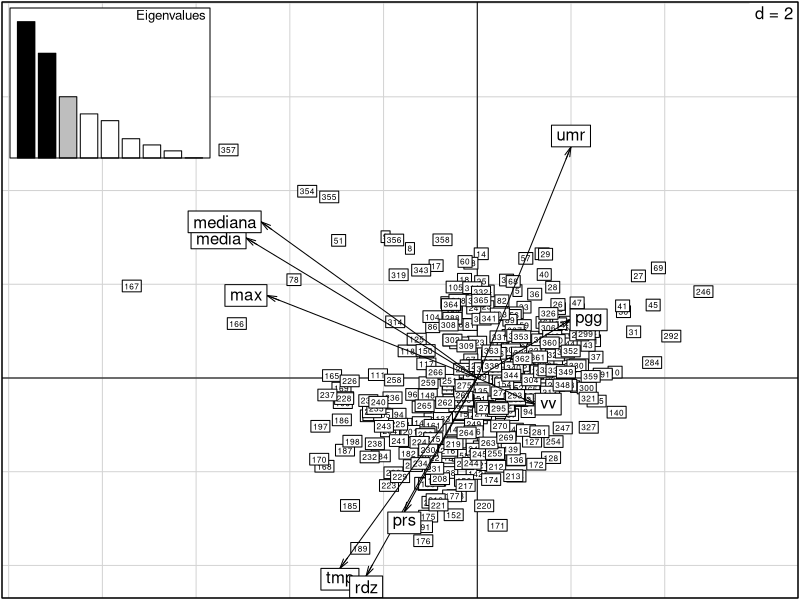
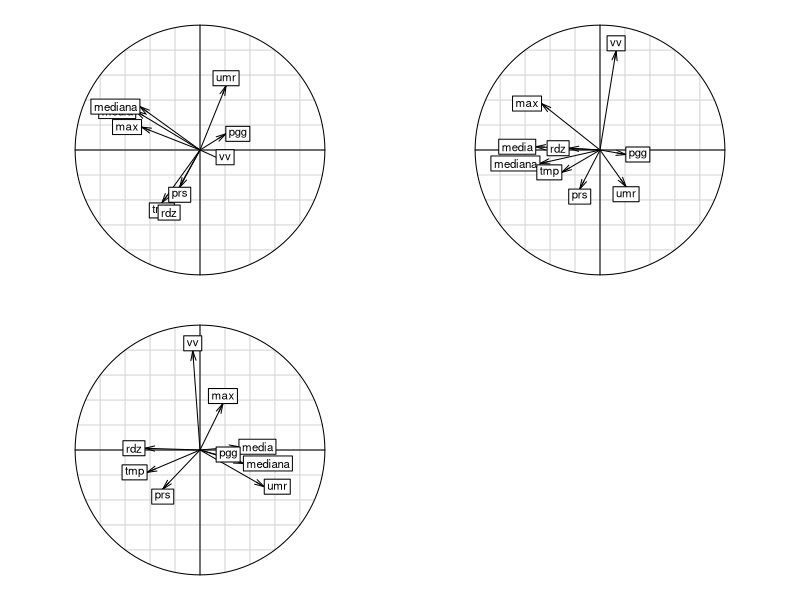
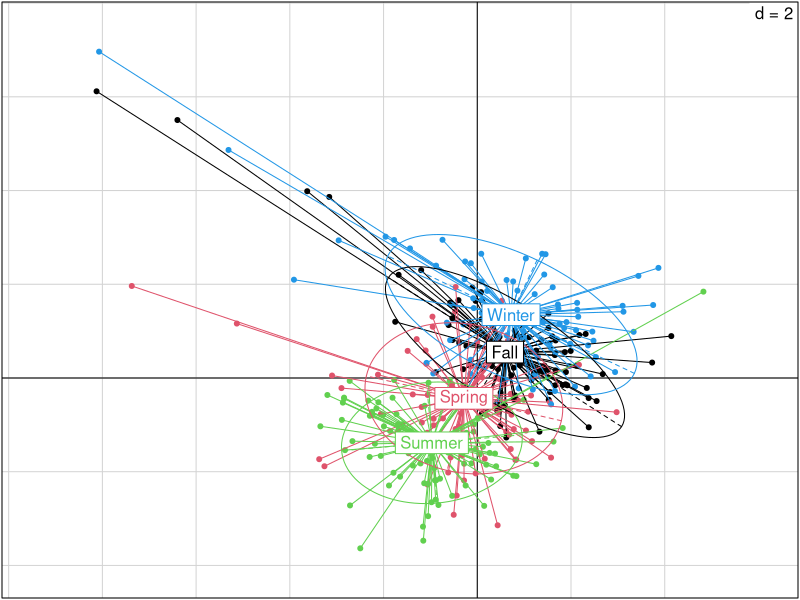
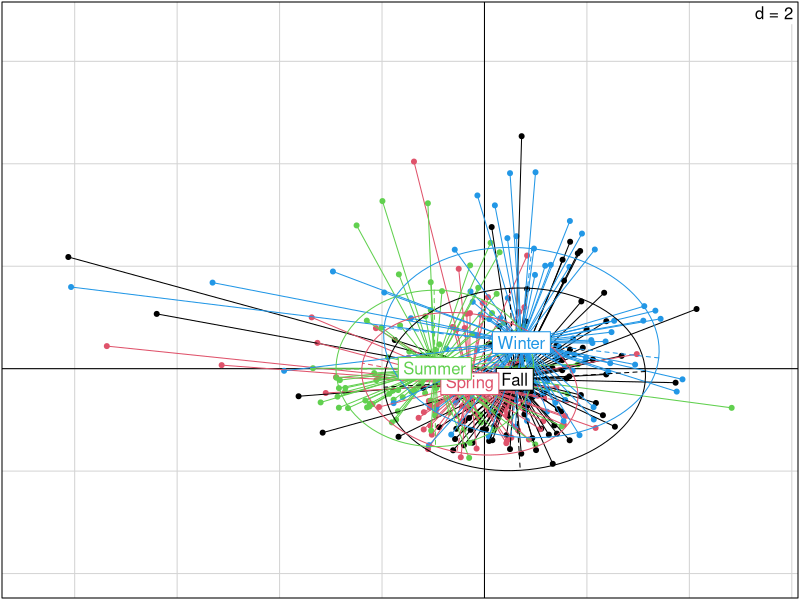
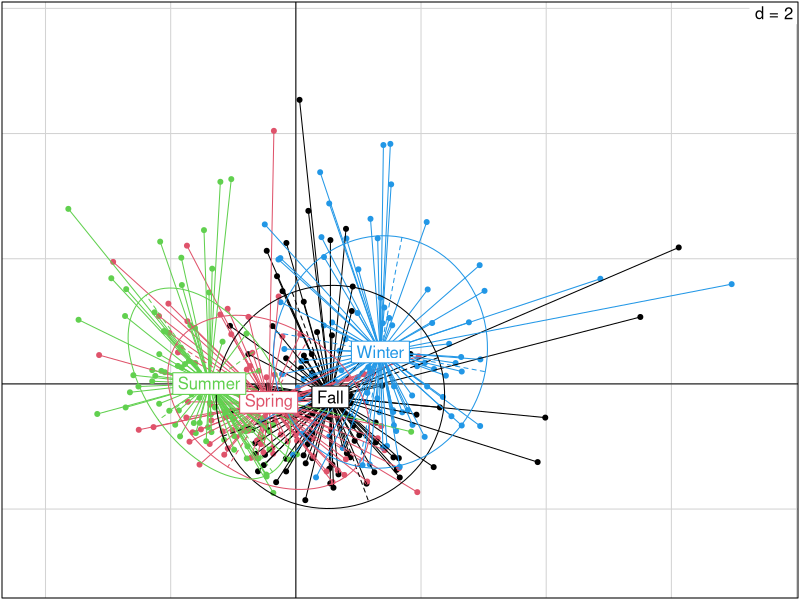
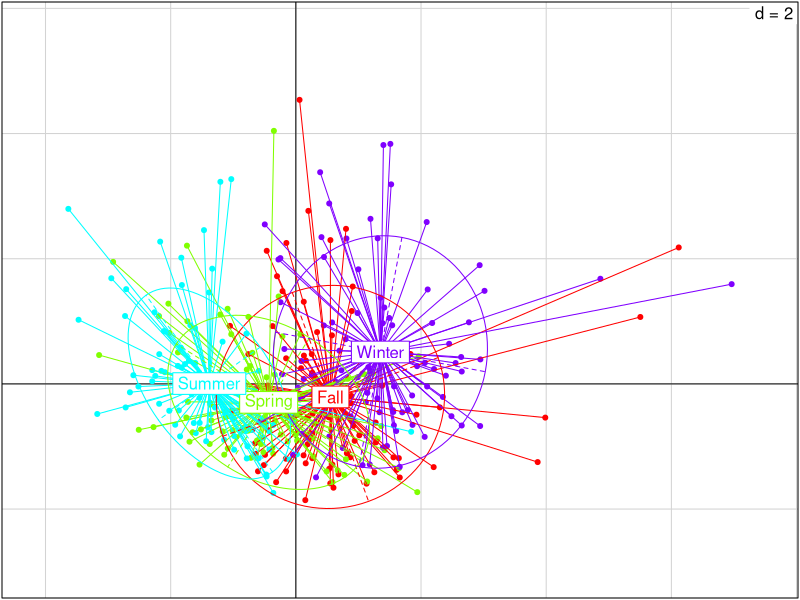
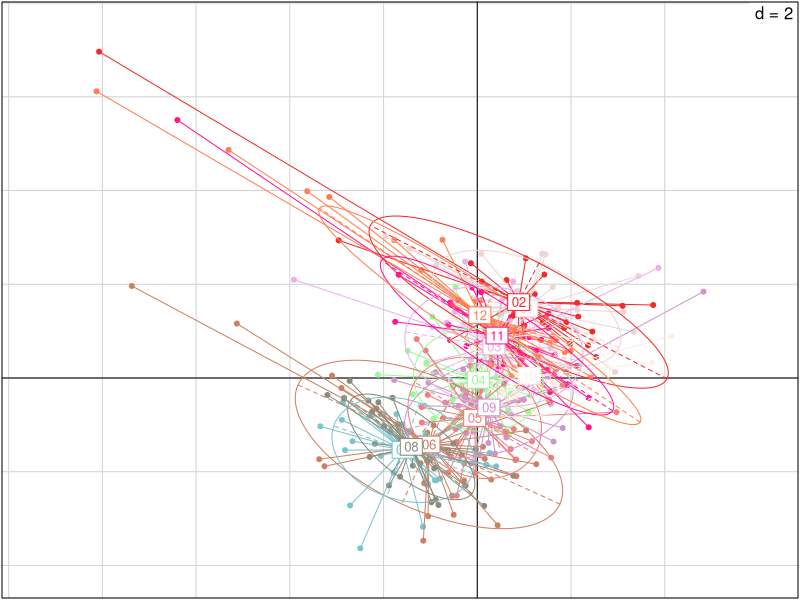
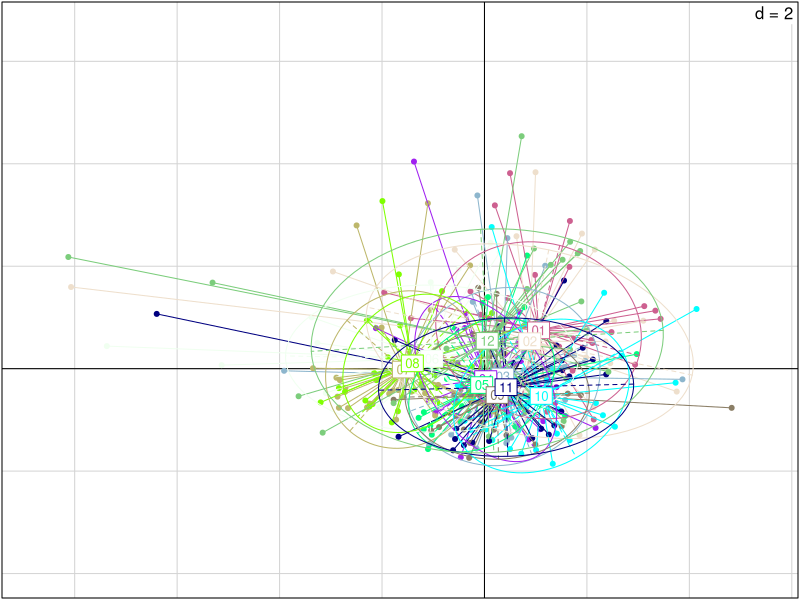

Write R code to recreate these figures, in order. (Note: this script raises an error after producing the figures.)
#setto la WD ----
pm10 <- read.csv2("data/pm2010.csv", dec = ".")

#questo è un pacchetto di pacchetti. Contiene molti pacchetti utili :-)
#install.packages("tidyverse")

library(tidyr)
#creO variabile per anno, giorno, mese
pm10_a <- separate(pm10, col = "data", into = c("anno","mese","giorno"), sep = "-")

pm10_a$mese2 <- as.numeric(pm10_a$mese)

str(pm10_a)        

pm10_a$mese2


pm10_a$giorno2 <- as.numeric(pm10_a$giorno)
str(pm10_a)
# stagioni: primavera (21-03 / 20-06), estate (21-06/22-09), autunno (23-09 /21-12)
# inverno(22-12/20-03)

#divido in stagioni ----
getSeason <- function(DATES) {
  WS <- as.Date("2010-12-22", format = "%Y-%m-%d") # Winter Solstice
  SE <- as.Date("2010-3-21",  format = "%Y-%m-%d") # Spring Equinox
  SS <- as.Date("2010-6-21",  format = "%Y-%m-%d") # Summer Solstice
  FE <- as.Date("2010-9-23",  format = "%Y-%m-%d") # Fall Equinox
  d <- as.Date(strftime(DATES, format="2010-%m-%d"))
  
  ifelse (d >= WS | d < SE, "Winter",
          ifelse (d >= SE & d < SS, "Spring",
                  ifelse (d >= SS & d < FE, "Summer", "Fall")))
}


k <- getSeason(pm10$data)



pm10_a$Stagione<- k

table(pm10_a$Stagione)


summary(pm10_a)

### PCA ANALYSIS ----
require(ade4)
names(pm10_a)

#estraggo da pm10 solo le variabili numeriche da inserire nella PCA escludendo giorno mese e anno che sono da considerarsi factors
data_pca <- pm10_a[,c(1:9)]

# con nf = 3 gli stò dicendo di tenere tre assi
pcapm <- dudi.pca(data_pca, scannf = FALSE, nf = 3)

#faccio il biplot, cos'è clab.row?
# clab.row serve a gestire la grandezza dei quadratini delle osservazioni
# clab.col invece controlla le variabili
scatter(pcapm, clab.row = 0.5)


#valori dei punteggi per le variabili
pcapm$c1

# CARATTERIZZIAMO GLI ASSI
# se vedi come ci si aspetta mediana media e max stanno insieme perchè sono molto correlati e vanno tutti sulla prima componente
# sulla seconda ci vanno i fattori ambientali tmp, umr, rdz, pgg e prs. Solo che tmp, prs e rdz hanno correlazione negativa rispetto
# a umr  e pgg [pgg è al limite. ha un punteggio abbastanza basso]
# sulla terza si prende tutto il vento

#cerchio di correlazione, i punteggi delle varibili sono plottati su una circonferenza di raggio unitario
par(mfrow = c(2,2))
s.corcircle(pcapm$c1, xax = 1, yax = 2) #plotto prima e seconda
s.corcircle(pcapm$c1, xax = 1, yax = 3) #plotto prima e terza
s.corcircle(pcapm$c1, xax = 2, yax = 3) #plotto seconda e terza

#calcolo gli autovalori
pcapm$eig / sum(pcapm$eig) 

#calcolo la somma cumilata degli autovalori
cumsum(pcapm$eig / sum(pcapm$eig)) # con i primi tre assi spiego circa il 70% che non è male


# da cosa lo capisci??? perchè il 3° dice 0.71?
# gli autovalori corrispondono alla quantità di variabilità spiegata lungo quella direzione (autovettore)
# se divido ogni singolo autovalore per la somma di tutti gli autovalori (riga 80) ottengo la % che ogni 
#singola componente spiega. Facendo la somma cumulata (riga 83) non faccio altro che:
# 1c , 1c + 2c, 1c + 2c + 3c. La somma di tutte chiaramente mi darà 100 (o meglio 1)
# quindi in questo modo io so che tenedo le prime tre componenti io riesco a vedere il 71% dell'informazione presente
#nel mio dataset

#vediamo adesso come si comportano le variabili qualitative - lascio a te l'interpretazione!!!!!!
# PCA STAGIONE ----
par(mfrow= c(1,1))
s.class(pcapm$li, factor(pm10_a$Stagione), xax = 1, yax = 2, col = c(1,2,3,4)) 
s.class(pcapm$li, factor(pm10_a$Stagione), xax = 1, yax = 3, col = c(1,2,3,4))
s.class(pcapm$li, factor(pm10_a$Stagione), xax = 2, yax = 3, col = c(1,2,3,4))



s.class(pcapm$li, factor(pm10_a$Stagione), xax = 2, yax = 3, col = rainbow(4)) #se volessi usare la funzione rainbow

#un modo carino per selezionare i colori
color = grDevices::colors()[grep('gr(a|e)y', grDevices::colors(), invert = T)]

# questo comando crea un oggetto che si chiama color che contiene tutti e 433 i colori base di R escluse le scale di grigio
# poi basta fare col = sample(color, n) all'intero di una funzione che usa come argument col
# dove n è il numero di colori che devi utilizzare

#alternativa se 433 colori sono troppi
library(RColorBrewer)
qual_col_pals = brewer.pal.info[brewer.pal.info$category == 'qual',]
col_vector = unlist(mapply(brewer.pal, qual_col_pals$maxcolors, rownames(qual_col_pals)))
# questa funzione produce un vettore di 74 colori

# Interpretazione (la devi fare tu), stai attenta! :
# 1 - come si dispongono le ellissi rispetto alle tre componenti? 
# 2 - ci sono delle direzioni in cui la variazione è più evodente e altre invece dove non sembra esserci?
# 3 - cosa rappresentano le tre componenti?
# 4 - l'asse maggiore delle ellissi su che componente si allinea?
# 5 - che cosa mi racconta quindi il grafico?


#facile dire la devi fare tu gne gne gne gne XD alloraaaa( sto rosicando che l'avevo
#già fatta ma cambiando computer ho fatto un panico... dunque)
# rispondo alle domande per stagioni:

# 1) le ellissi praticamente si sovrappongono rispetto alle componenti, in particolare
# le componenti 1 e 3 , mentre sono trasversali tra 1 e 2 
# 2) se per variazione intendi i picchi, in inverno c'è variazione
# 3) le tre componenti sono la 1a la concentrazione del pm10 la 2a le variabili ambientali, la 3a la velocità del vento
# 4) l'asse maggiore è parallelo alla componente che rappresenta la concentrazione
# 5) essendo così tutte attaccate mi sa che il fattore stagione posso anche non cagarlo
# posso invece indagare su st'inverno che esce fuori dagli schemi no??






# attenta mese ha 12 livelli come factor non 4 come le stagioni se usi solo 4 colori non vedi gli altri mesi
# approfitto per usare la funzione che hai usato prima 

par(mfrow = c(1,1))
s.class(pcapm$li, factor(pm10_a$mese), xax = 1, yax = 2, col = sample(color, 12), clabel = 0.8)
s.class(pcapm$li, factor(pm10_a$mese), xax = 1, yax = 3, col = sample(color, 12), clabel = 0.8)
s.class(pcapm$li, factor(pm10_a$mese), xax = 2, yax = 3, col = sample(color, 12), clabel = 0.8)

# GIORNO ----
# chiaramente dal giorno ci capisci poco perchè stai mischiando periodi diversi dell'anno e la natura se ne frega che è il
# primo o il trenta del mese
s.class(pcapm$li, factor(pm10_a$giorno), xax = 1, yax = 2,col = sample(color, 31))
s.class(pcapm$li, factor(pm10_a$giorno), xax = 1, yax = 3,col = sample(color, 31))
s.class(pcapm$li, factor(pm10_a$giorno), xax = 2, yax = 3,col = sample(color, 31))

# direi che a questo punto non mi interessa per niente il fattore giorno e mese,
# perche già con la stagione ho abbastanza livelli non aggiungo ulteriore confusione al tutto

#DIREZIONE DEL VENTO ----
s.class(pcapm$li, factor(pm10_a$dv), xax = 1, yax = 2, col = sample(col_vector, nlevels(pm10$dv)))
s.class(pcapm$li, factor(pm10_a$dv), xax = 1, yax = 3, col = sample(col_vector, nlevels(pm10$dv)))
s.class(pcapm$li, factor(pm10_a$dv), xax = 2, yax = 3, col = sample(col_vector, nlevels(pm10$dv)))


s.class(pcapm$li, factor(pm10_a$dv), xax = 1, yax = 2, col = rainbow(nlevels(pm10$dv)),clabel = .8)
s.class(pcapm$li, factor(pm10_a$dv), xax = 1, yax = 3, col = rainbow(nlevels(pm10$dv)))
s.class(pcapm$li, factor(pm10_a$dv), xax = 2, yax = 3, col = rainbow(nlevels(pm10$dv)))


# ARI-DOMANDE
# 1) le ellissi sono sempre accozzagliate l'una sull'altra rispetto alle componenti
# 2) mi sembra che il vento da sudest ha sempre sti picchi malefici che escono dagli schemi
# 3) le componenti sono sempre le stesse
# 4) l'asse maggiore sta sempre sulla concentrazione di pm10
# 5) anche qui stanno tutte una sull'altra non ci sta niente di "eclatante" apparte i picchi di vento 
# da sudest

# fatti le stesse domande che ti ho scritto prima


# HILL-SMITH ----




#### HILLSMITH SU DATI ----

data_hills<-(pm10_a[,1:10])
data_hills$stagione<-pm10_a$Stagione


str(data_hills)
data_hills$stagione<-as.factor(data_hills$stagione)
dd1 <- dudi.hillsmith(data_hills, scannf = FALSE, nf = 3)
par(mfrow = c(1,1))

scatter(dd1, clab.row = 0.5, posieig = "bottom")

# perchè lo scatter sta a fanculo in alto?
# stavi pensando a cosa rappresentano i valori della hills e quali sono le 
# componenti principali in questo caso...
dd1$c1

par(mfrow=c(1,1))
s.corcircle(dd1$c1, xax = 1, yax = 2) #plotto prima e seconda
s.corcircle(dd1$c1, xax = 1, yax = 3) #plotto prima e terza
s.corcircle(dd1$c1, xax = 2, yax = 3) #plotto seconda e terza


dd1$eig/sum(dd1$eig) 
cumsum(dd1$eig/sum(dd1$eig))


# quindi aggiungendo la stagione  e la dv e facendo la hills 
# i 3 assi mi perdono quantità di informazione e spiegano quasi il 50% dei dati.


# ma sopratutto ora che so che:
# media mediana e max sono super correlate, quindi mi conviene tenerne una sola
# tmp,rdz,prs sono inversamente prop all'umidità e che la pioggia sta a se
#velocità del vento va per fatti suoi e tira i miei dati
# d'inverno ho dei picchi particolari che non so se hanno valenza
# e mi sembra che la direzione NW può avere una valenza 




# provo a vedere sta velocità del vento che problemi ha 


hist(pm10_a$vv)

plot(pm10_a$media~pm10_a$vv,col="2",pch="20")
boxplot(pm10_a$vv)

#faccio un modello di regressione multipla con tutto dentro
modvv<-lm(vv~.,data=data_hills)
summary(modvv)
# la vv del vento con la direzione nord fa sempre vedere qualcosa
# per me c'è qualcosa sotto, dice che sono significative 
# umr,pgg,prs



names(data_hills)

corr<-cor(data_hills[,1:9])
summary(corr)

# potresti cominciare a fare una bella regressione multipla per vedere se le variabile che hai spiegano la conc di pm10
# poi commentiamo meglio magari su skype!!!!

### REGRESSIONE MULTIPLA ----
# mod 1 tutto dentro

mod1<-lm(media~.,data=data_hills)
summary(mod1)
par(mfrow=c(2,2))
plot(mod1)
par(mfrow=c(1,1))
qqnorm(mod1$residuals)
qqline(mod1$residuals,col=2)


mod1s=step(mod1,direction="both")
summary(mod1s)
par(mfrow=c(2,2))
plot(mod1s)

# mod 2 media+massima
mod2<-lm(media~tmp+max+vv+dv+rdz+pgg+umr+prs+stagione,data=data_hills)
summary(mod2)
# l'r2 sembra buono qui 0.83
par(mfrow = c(2,2))
plot(mod2)
# mi sembra che ci siano dei valori anomali, 48 334 e 50 <- LUI IN AUTOMATICO SI SEGNALA I TRE VALORI PIU' ESTREMI 
# NON E' DETTO CHE SIANO VALORI ANOMALI
# per  residual vs fitted: la nuvola c'è  ed è abbastanza compatta e non proprio del tutto centrata e c'è una 
# lieve nello smooth ...che dovrebbe essere al centro, andando così in alto mi fa pensare a qualcosa di logaritmico
# SEMBREREBBE ESSERCI UNA LEGGERA ETEROSCHEDASTICITA'. MA PER QUELLO CHE DOVETE FARE VOI VA BENE. AVENDO DELLE VARAIBILI FATTORIALI
# PLOTTA ANCHE I RESIDUI vs VARAIBILE FATTORIALE (vento e stagione)
# magari sto a di una cazzata magari no...è la pioggia?)
# nel normal q-q sembrano nomarli sempre eccetto quei due tre valori anomali
# MAGARI AVERE DEI RESIDUI COSi' NORMALI
# negli standardizzati/fitted c'è sempre una bella nuvola ma c'è sempre questa 
# retta che sembra un logaritmo..quindi direi che non sono omoschedastici, altrimenti dovrebbe essere
# dritta la retta 
# SE VUOI VEDERE LA DISTANZA DI COOK FAI plot(mod1, which = 4)
# nella leverage è palese che i valori sono oltre la distanza di cook quindi qualcosa mi influenza il tutto
# mi viene da dire che nemmeno questo va bene 
par(mfrow=c(1,1))

mod2<-lm(media~tmp+max+vv+dv+rdz+pgg+umr+prs+stagione,data=data_hills)


summary(mod2)

mod2s=step(mod2,direction="both")
summary(mod2s)
par(mfrow=c(2,2))
plot(mod2s)
# anche con la stepwise ho problemi nei residui, i valori anomali sono sempre gli stessi
# qui si vede nella leverage un "distacco in due nuvole" non so se ha un significato o meno

qqnorm(mod2s$residuals)
qqline(mod2s$residual, col=2)
par(mfrow=c(2,2))
plot(mod2s)
par(mfrow=c(1,1))
plot(mod2s$residuals~data_hills$dv)
plot(mod2s$residuals~data_hills$stagione)
acf(mod2s$residuals)
cor(data_hills[,c(1:9)])


#direi che questo è il modello migliore. Se ti va provati a vedere come funzionao i gam. Ti passo lo zuur appena posso. 
# sono un po' perplesso dal fatto che la max si prenda tutta la variabilità però se la prof vi ha detto di metterla lo sa 
# meglio lei di sicuro
# pacchetto mgcv 

# che cosa vedi in questo modello???
# che ti dice l'output???

#iniziate a buttare giu anche il testo


mod4<-lm(media~tmp+vv+dv+umr+stagione,data=data_hills)
summary(mod4)
anova(mod4,mod2s)

# mod 3 max + mediana
mod3<-lm(max~tmp+mediana+vv+dv+rdz+pgg+umr+prs+stagione,data=data_hills)
summary(mod3)
# anche qui l' r2 è buono 0.73

plot(mod3)
# per il residual vs fitted qui va un pò meglio
# i valori anomali qui sono 335, 78, 48
# il normal qq un pò peggio 
# mentre finalmente non ho più eteroschedasticità con la leverage
# cook rimane sempre un pò un panico


mod3s=step(mod3,direction="both")
summary(mod3s)
plot(mod3s)
# pure con la stepwise mi sembra che più o meno siamo li...

qqnorm(mod3s$residuals)
qqline(mod3s$residuals,col=2)

# mod 4 mediana

mod4<-lm(mediana~tmp+vv+dv+rdz+pgg+umr+prs+stagione,data=data_hills)
summary (mod4)
plot(mod4)

mod4s=step(mod4,direction="both")
summary(mod4s)
plot(mod4s)
# r2 bassino e valori anomali 335,334,50
# i residui hanno uno smooth inverso a quello dei modelli prima

# mod 5 media

mod5<-lm(media~tmp+vv+dv+rdz+pgg+umr+prs+stagione,data=data_hills)
summary(mod5)           
plot(mod5)           

mod5s=step(mod5,direction="both")
summary(mod5s)
plot(mod5s)
# anchce qui r2 basso, e residui inversi con valori anomali 335,334,50

# mod 6 max 

mod6<-lm(max~tmp+vv+dv+rdz+pgg+umr+prs+stagione,data=data_hills)     
summary(mod6)
plot(mod6)

mod6s=step(mod6,direction="both")
summary(mod6s)
plot(mod6s)

# dai residui qui abbiamo 78 50 e 335 che sono anomali
# smooth sempre inverso a quello di prima con un'inclinazione specifica.

# se dovessi scegliere un modello sceglierei il 3° perchè ha un buon r2 e non mi
# sembra messo malissimo con i residui...
# ma sicuro non ho capito nulla e mi redarguirai per bene ps. lo so che mi odi

# ricorda di provare il modello standardizzando le variabili!!!!


#NON TROVO LA PARTE CON I GAM
